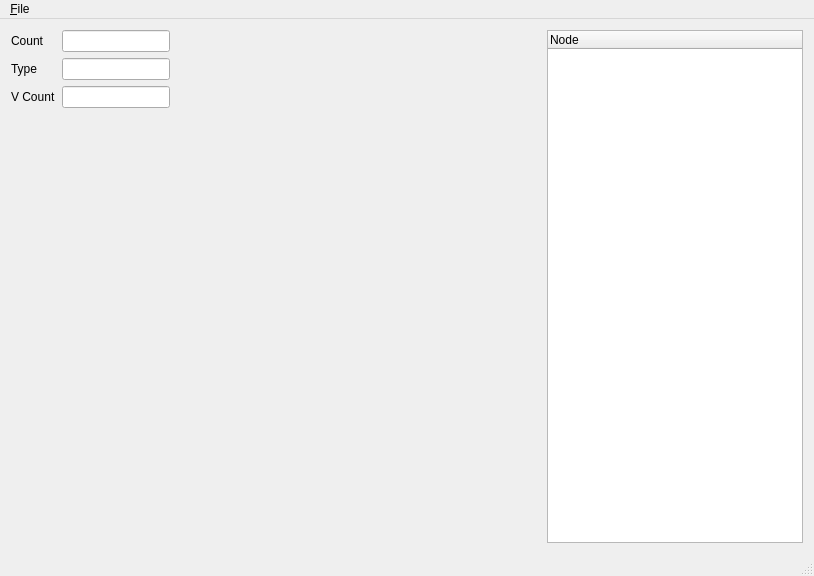
<?xml version="1.0" encoding="UTF-8"?>
<ui version="4.0">
 <class>MainWindow</class>
 <widget class="QMainWindow" name="MainWindow">
  <property name="geometry">
   <rect>
    <x>0</x>
    <y>0</y>
    <width>814</width>
    <height>576</height>
   </rect>
  </property>
  <property name="windowTitle">
   <string>MainWindow</string>
  </property>
  <property name="styleSheet">
   <string notr="true"/>
  </property>
  <widget class="QWidget" name="centralWidget">
   <layout class="QHBoxLayout" name="horizontalLayout_2">
    <item>
     <layout class="QHBoxLayout" name="horizontalLayout" stretch="0,1,0">
      <property name="sizeConstraint">
       <enum>QLayout::SetDefaultConstraint</enum>
      </property>
      <item>
       <layout class="QFormLayout" name="formLayout">
        <property name="fieldGrowthPolicy">
         <enum>QFormLayout::AllNonFixedFieldsGrow</enum>
        </property>
        <item row="0" column="0">
         <widget class="QLabel" name="countLabel">
          <property name="text">
           <string>Count</string>
          </property>
         </widget>
        </item>
        <item row="0" column="1">
         <widget class="QLineEdit" name="shapeEntityCount">
          <property name="readOnly">
           <bool>true</bool>
          </property>
         </widget>
        </item>
        <item row="1" column="0">
         <widget class="QLabel" name="typeLabel">
          <property name="text">
           <string>Type</string>
          </property>
         </widget>
        </item>
        <item row="1" column="1">
         <widget class="QLineEdit" name="shapeType">
          <property name="readOnly">
           <bool>true</bool>
          </property>
         </widget>
        </item>
        <item row="2" column="0">
         <widget class="QLabel" name="vertexCountLabel">
          <property name="text">
           <string>V Count</string>
          </property>
         </widget>
        </item>
        <item row="2" column="1">
         <widget class="QLineEdit" name="vertexCount"/>
        </item>
       </layout>
      </item>
      <item>
       <widget class="OpenGLWidget" name="glview" native="true">
        <property name="sizePolicy">
         <sizepolicy hsizetype="Expanding" vsizetype="Expanding">
          <horstretch>1</horstretch>
          <verstretch>1</verstretch>
         </sizepolicy>
        </property>
        <property name="minimumSize">
         <size>
          <width>100</width>
          <height>100</height>
         </size>
        </property>
       </widget>
      </item>
      <item>
       <widget class="QTreeWidget" name="treeWidget">
        <property name="sizePolicy">
         <sizepolicy hsizetype="Expanding" vsizetype="Expanding">
          <horstretch>0</horstretch>
          <verstretch>1</verstretch>
         </sizepolicy>
        </property>
        <column>
         <property name="text">
          <string notr="true">Node</string>
         </property>
        </column>
       </widget>
      </item>
     </layout>
    </item>
   </layout>
  </widget>
  <widget class="QMenuBar" name="menuBar">
   <property name="geometry">
    <rect>
     <x>0</x>
     <y>0</y>
     <width>814</width>
     <height>21</height>
    </rect>
   </property>
   <widget class="QMenu" name="menu_File">
    <property name="title">
     <string>&amp;File</string>
    </property>
    <addaction name="actionOpen"/>
    <addaction name="separator"/>
    <addaction name="actionExit"/>
   </widget>
   <addaction name="menu_File"/>
  </widget>
  <widget class="QStatusBar" name="statusBar">
   <property name="minimumSize">
    <size>
     <width>0</width>
     <height>0</height>
    </size>
   </property>
  </widget>
  <action name="actionOpen">
   <property name="text">
    <string>&amp;Open</string>
   </property>
  </action>
  <action name="actionExit">
   <property name="text">
    <string>E&amp;xit</string>
   </property>
  </action>
 </widget>
 <layoutdefault spacing="6" margin="11"/>
 <customwidgets>
  <customwidget>
   <class>OpenGLWidget</class>
   <extends>QWidget</extends>
   <header>openglwidget.hpp</header>
   <container>1</container>
  </customwidget>
 </customwidgets>
 <resources/>
 <connections>
  <connection>
   <sender>actionExit</sender>
   <signal>triggered()</signal>
   <receiver>MainWindow</receiver>
   <slot>close()</slot>
   <hints>
    <hint type="sourcelabel">
     <x>-1</x>
     <y>-1</y>
    </hint>
    <hint type="destinationlabel">
     <x>298</x>
     <y>224</y>
    </hint>
   </hints>
  </connection>
  <connection>
   <sender>actionOpen</sender>
   <signal>triggered()</signal>
   <receiver>MainWindow</receiver>
   <slot>onFileOpen()</slot>
   <hints>
    <hint type="sourcelabel">
     <x>-1</x>
     <y>-1</y>
    </hint>
    <hint type="destinationlabel">
     <x>298</x>
     <y>224</y>
    </hint>
   </hints>
  </connection>
  <connection>
   <sender>treeWidget</sender>
   <signal>itemDoubleClicked(QTreeWidgetItem*,int)</signal>
   <receiver>MainWindow</receiver>
   <slot>onSelectShape(QTreeWidgetItem*,int)</slot>
   <hints>
    <hint type="sourcelabel">
     <x>675</x>
     <y>288</y>
    </hint>
    <hint type="destinationlabel">
     <x>406</x>
     <y>287</y>
    </hint>
   </hints>
  </connection>
 </connections>
 <slots>
  <slot>onFileOpen()</slot>
 </slots>
</ui>
